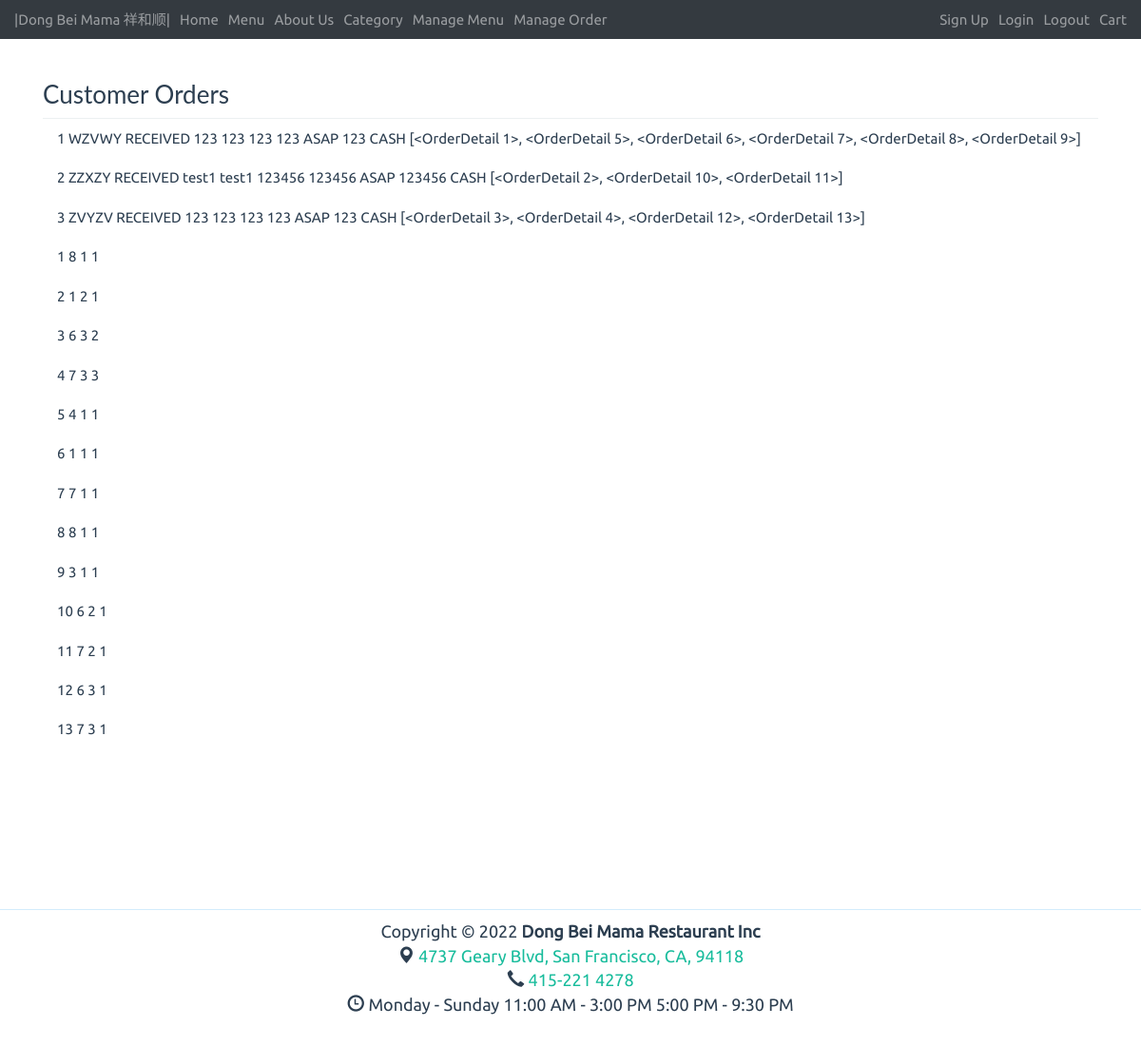
The app's page /manage-order, older data.
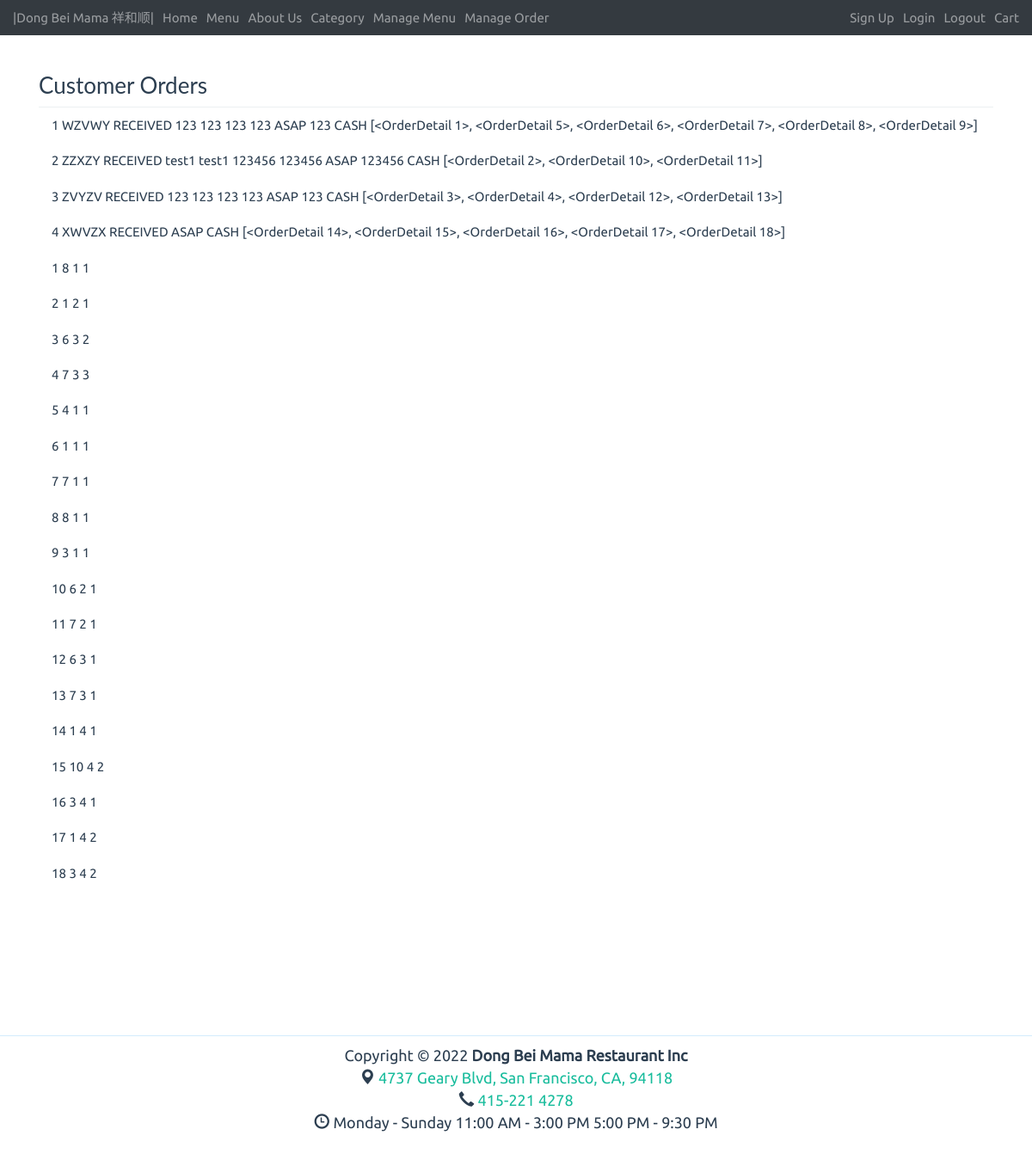
The same page, newer data.
### website/models.py (models this page shows)
class Orders(db.Model):
    __tablename__='orders'
    id = db.Column(db.Integer,primary_key = True)
    reference = db.Column(db.String(5))
    status = db.Column(db.String(20))
    first_name = db.Column(db.String(20))
    last_name = db.Column(db.String(20))
    phone_number = db.Column(db.Integer)
    email = db.Column(db.String(50))
    pick_up_time = db.Column(db.String(20))
    card_number = db.Column(db.String(50))
    card_exp = db.Column(db.String(10))
    card_secure_code = db.Column(db.String(10))
    payment_type = db.Column(db.String(10))
    items = db.relationship('OrderDetail', backref='orders', lazy=True)

class OrderDetail(db.Model):
    __tablename__='orderdetail'
    id = db.Column(db.Integer,primary_key = True)
    ItemId = db.Column(db.Integer, db.ForeignKey("menu.id"))
    OrderId = db.Column(db.Integer, db.ForeignKey("orders.id"))
    qty = db.Column(db.Integer)

### website/admin.py (the view)
@admin.route('/manage-order')
def manage_order():
    orders = Orders.query.all()
    orderdetail = OrderDetail.query.all()
    return render_template('manage_order.html', orders=orders, orderdetail = orderdetail)

### website/templates/manage_order.html (shortened to what this page needs)
{% extends 'layout.html' %}
{% block body %}
<ul class="list-group list-group-flush" id="orders">
    <h3>Customer Orders</h3>
    {% if orders %}
    {% for order in orders %}
    <li class="list-group-item">
        {{order.id}}
        {{order.reference}}
        {{order.status}}
        {{order.first_name}}
        {{order.last_name}}
        {{order.phone_number}}
        {{order.email}}
        {{order.pick_up_time}}
        {{order.card_number}}
        {{order.payment_type}}
        {{order.items}}
    </li>
    {% endfor %}
    {% for detail in orderdetail %}
    <li class="list-group-item">
        {{detail.id}}
        {{detail.ItemId}}
        {{detail.OrderId}}
        {{detail.qty}}
    </li>
    {% endfor %}
    {% else %}
    <p>No orders to show</p>
    {% endif %}
</ul>
{% endblock %}

Row changes from the older to the newer data that the page shows:
added Orders: id "4", reference "XWVZX", status "RECEIVED", pick_up_time "ASAP", payment_type "CASH", items "[<OrderDetail 14>, <OrderDetail 15>, <OrderDetail 16>, <OrderDetail 17>, <OrderDetail 18>]"
added OrderDetail: id "14", ItemId "1", OrderId "4", qty "1"
added OrderDetail: id "15", ItemId "10", OrderId "4", qty "2"
added OrderDetail: id "16", ItemId "3", OrderId "4", qty "1"
added OrderDetail: id "17", ItemId "1", OrderId "4", qty "2"
added OrderDetail: id "18", ItemId "3", OrderId "4", qty "2"
